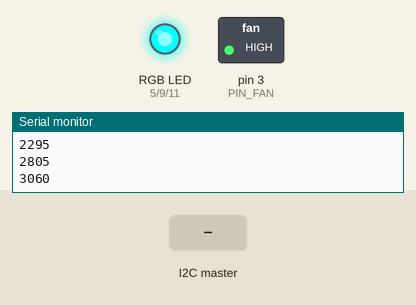
Recording of a sketch running on a simulated Arduino Uno, built with avr-gcc and run on an emulated ATmega328P. Shown: switched loads named in the sketch (green lamp = pin HIGH), an RGB LED mixed from three pins (HIGH = lit), the last lines printed to the serial monitor. Inputs (shaded band) come from the test bench.

Above: at 4.2 s.
4.3 s: the I2C master sends the byte 1
At 4.6 s:
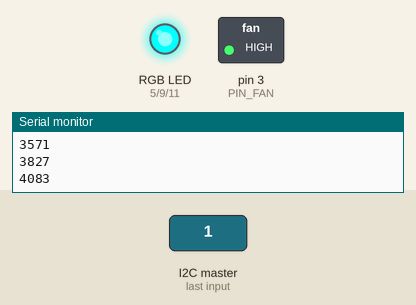
5.8 s: the I2C master sends the byte 2
At 8.4 s:
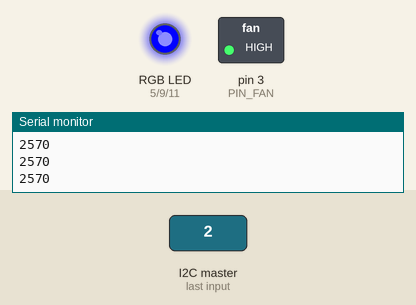
8.7 s: the I2C master sends the byte 90
At 9.7 s:
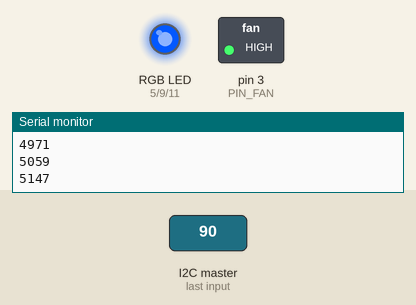
11.7 s: the I2C master sends the byte 200
At 14.7 s:
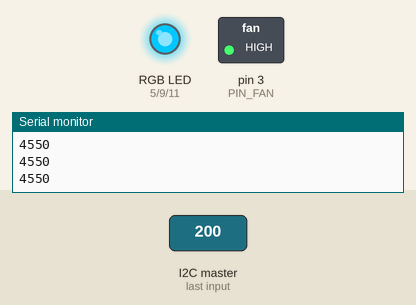
Timing chart, 0 to 15.3 s (numbered marks = the images above; inputs shaded):
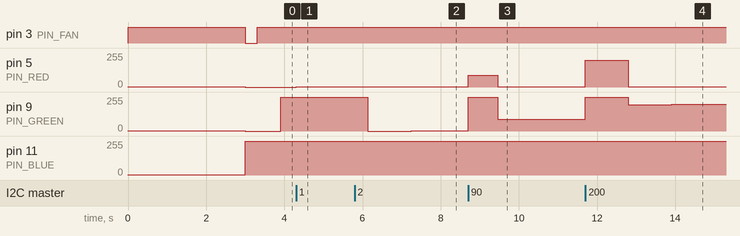

Measured:
- after the input at 4.3 s, pin 9 (PIN_GREEN): stays 255/255 (without the input it goes to 0/255 after 0.70 s); pin 11 (PIN_BLUE): stays 255/255 (without the input it goes to 254/255 after 0.75 s)
- after the input at 5.8 s, pin 5 (PIN_RED): 1/255 → 2/255 at once, → 1/255 1.4 s later; pin 9 (PIN_GREEN): 255/255 → 0/255 after 0.33 s, → 1/255 1.1 s later
- after the input at 8.7 s, pin 5 (PIN_RED): 1/255 → 90/255 at once, → 2/255 0.77 s later, → 1/255 1.1 s later; pin 9 (PIN_GREEN): 1/255 → 255/255 at once, → 88/255 0.77 s later, → 89/255 1.1 s later
- after the input at 11.7 s, pin 5 (PIN_RED): 1/255 → 200/255 at once, → 2/255 1.1 s later, → 1/255 1.1 s later; pin 9 (PIN_GREEN): 89/255 → 255/255 at once, → 198/255 1.1 s later, → 199/255 1.1 s later

The sketch:

Lichtbox_v2.ino
```cpp
#include <Wire.h>

#define   PIN_RED 5
#define   PIN_BLUE 11
#define   PIN_GREEN  9
#define   PIN_FAN 3

#define FAN_THRESHOLD 100
#define FAN_ONTIME 100
#define AVERAGE_SAMPLES 10

bool tickMessage = false;
bool tickFan = false;
unsigned long LastMessage = 0;
unsigned long previousMillisFan = 0;
unsigned long previousMillisLED = 0;
byte  b_red = 0;
byte  b_green = 0;
byte  b_blue = 255;

int AverageBrightness[AVERAGE_SAMPLES];
int Av_index = 0;

void setup() {
  Serial.begin(9600);
  Wire.begin(4);
  Wire.onReceive(receiveEvent);

  pinMode(PIN_RED , OUTPUT);
  pinMode(PIN_BLUE , OUTPUT);
  pinMode(PIN_GREEN , OUTPUT);
  pinMode(PIN_FAN , OUTPUT);

  digitalWrite(PIN_FAN, HIGH);
  analogWrite(PIN_RED, 2);
  analogWrite(PIN_BLUE, 2);
  analogWrite(PIN_GREEN, 2);
  delay(3000);
  analogWrite(PIN_RED, 0);
  analogWrite(PIN_GREEN, 0);
  analogWrite(PIN_BLUE, 0);
  digitalWrite(PIN_FAN, LOW);
}

void receiveEvent(int a)
{
  b_red = Wire.read();
  b_green = Wire.read();
  b_blue = Wire.read();
  tickMessage = true;
}

bool Connected() {
  if (tickMessage) {
    tickMessage = false;
    LastMessage = millis();
  }
  if (millis() - LastMessage > 5000) {
    return false;
  }
  else {
    return true;
  }
}


void showLEDs() {
  analogWrite(PIN_RED, b_red);
  analogWrite(PIN_GREEN, b_green);
  analogWrite(PIN_BLUE, b_blue);
}

void setFan() {
  if (millis() - previousMillisFan > FAN_ONTIME) {
    previousMillisFan = millis();

    if (Av_index == AVERAGE_SAMPLES) {
      Av_index = 0;
    }
    else {
      Av_index++;
    }
    AverageBrightness[Av_index]=b_red+b_green+b_blue;

    int Average = 0;
    for (int i = 0; i < AVERAGE_SAMPLES; i++) {
      Average += AverageBrightness[i];
          }
    Serial.println(Average);
    Average = Average / AVERAGE_SAMPLES;

    if ((Average) > FAN_THRESHOLD) {
      digitalWrite(PIN_FAN, HIGH);
    }
    else {
      digitalWrite(PIN_FAN, LOW);
    }
  }
}

void rainbow(int t) {
  if (millis() - previousMillisLED > t) {
    previousMillisLED = millis();
    if (b_green <= 0) {
      if (b_red < 255) {
        b_red = b_red + 1;
        b_blue = b_blue - 1;
      }
      else {
        b_green = 1;
        b_blue = 0;
      }
      showLEDs();
      return;
    }

    if (b_blue <= 0) {
      if (b_green < 255) {
        b_green++;
        b_red--;
      }
      else {
        b_blue = 1;
        b_red = 0;
      }
      showLEDs();
      return;
    }

    if (b_red <= 0) {
      if (b_blue < 255) {
        b_blue++;
        b_green--;
      }
      else {
        b_red = 1;
        b_green = 0;
      }
      showLEDs();
      return;
    }
  }

}

void loop() {
  setFan();

  if (Connected()) {
    showLEDs();
  }
  else {
    rainbow(50);
  }
}
```
